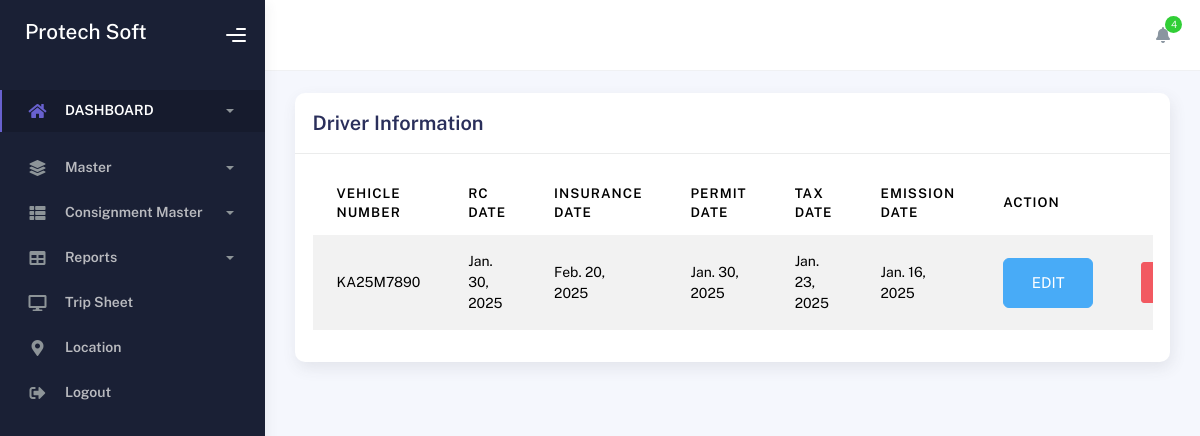
Page /view_vehicle on the committed database.
### consign_app/models.py (models this page shows)
class Vehicle(models.Model):
    vehicle_number = models.CharField(max_length=50, null=True)
    rccard = models.ImageField(max_length=50, null=True)
    rccardate = models.DateField(null=True)
    incurence = models.ImageField(max_length=50, null=True)
    incurencedate = models.DateField(null=True)
    permit = models.ImageField(max_length=50, null=True)
    permitdate = models.DateField(null=True)
    tax = models.ImageField(max_length=50, null=True)
    taxdate = models.DateField(null=True)
    emission = models.ImageField(max_length=50, null=True)
    emissiondate = models.DateField(null=True)

### consign_app/views.py (the view)
# urls.py: path('view_vehicle', views.view_vehicle, name='view_vehicle'),
def view_vehicle(request):
    today = now().date()  # Get the current date
    data = Vehicle.objects.all()
    for vehicle in data:
        vehicle.rc_days_left = (vehicle.rccardate - today).days if vehicle.rccardate else None
        vehicle.insurance_days_left = (vehicle.incurencedate - today).days if vehicle.incurencedate else None
        vehicle.permit_days_left = (vehicle.permitdate - today).days if vehicle.permitdate else None
        vehicle.tax_days_left = (vehicle.taxdate - today).days if vehicle.taxdate else None
        vehicle.emission_days_left = (vehicle.emissiondate - today).days if vehicle.emissiondate else None
    return render(request, 'view_vehicle.html', {'data': data})

### consign_app/templates/view_vehicle.html (shortened to what this page needs)
{% load static %}
<!DOCTYPE html>
<html lang="en">
  <head>
    <link rel="stylesheet" href="{% static 'assets/css/bootstrap.min.css' %}" />
    <link rel="stylesheet" href="{% static 'assets/css/plugins.min.css' %}" />
    <link rel="stylesheet" href="{% static 'assets/css/kaiadmin.min.css' %}" />
    <link rel="stylesheet" href="{% static 'assets/css/demo.css' %}" />
  </head>
  <body>
  {% include 'index_menu.html' %}
        </div>
        <div class="container">
          <div class="page-inner">
            <div class="row">
              <div class="col-md-12">
                <div class="card">
                  <div class="card-header">
                    <h4 class="card-title">Driver Information</h4>
                  </div>
                  <div class="card-body">
                    <div class="table-responsive">
                      <table
                        id="basic-datatables"
                        class="display table table-striped table-hover"
                      >
                        <thead>
                          <tr>
                           <th>Vehicle Number</th>
    <th>RC Date</th>
    <th>Insurance Date</th>
    <th>Permit Date</th>
    <th>Tax Date</th>
    <th>Emission Date</th>
    <th>Action</th>
    <th></th>
                          </tr>
                        </thead>
                        <tbody>
{% for d in data %}
<tr class="custom-row">
    <td>{{ d.vehicle_number }}</td>
    <td style="background-color: ;">
        {{ d.rccardate }}
    </td>
    <td style="background-color: ;">
        {{ d.incurencedate }}
    </td>
    <td style="background-color: ;">
        {{ d.permitdate }}
    </td>
    <td style="background-color: ;">
        {{ d.taxdate }}
    </td>
    <td style="background-color: ;">
        {{ d.emissiondate }}
    </td>
                            <td class="action-btns">
        <a href="{% url 'vehicle_edit' d.id %}" class="btn btn-info btn-lg">EDIT</a>
    </td>
    <td class="action-btns">
        <a href="{% url 'vehicle_delete' d.id %}" class="btn btn-danger">DELETE</a>
    </td>
</tr>
{% endfor %}
                        </tbody>
                      </table>
                    </div>
                  </div>
                </div>
              </div>
        </div>
      </div>
    </div>
  </body>
</html>

### rows in the picture
Vehicle: vehicle_number "KA25M7890", rccardate "Jan. 30, 2025", incurencedate "Feb. 20, 2025", permitdate "Jan. 30, 2025", taxdate "Jan. 23, 2025", emissiondate "Jan. 16, 2025"
